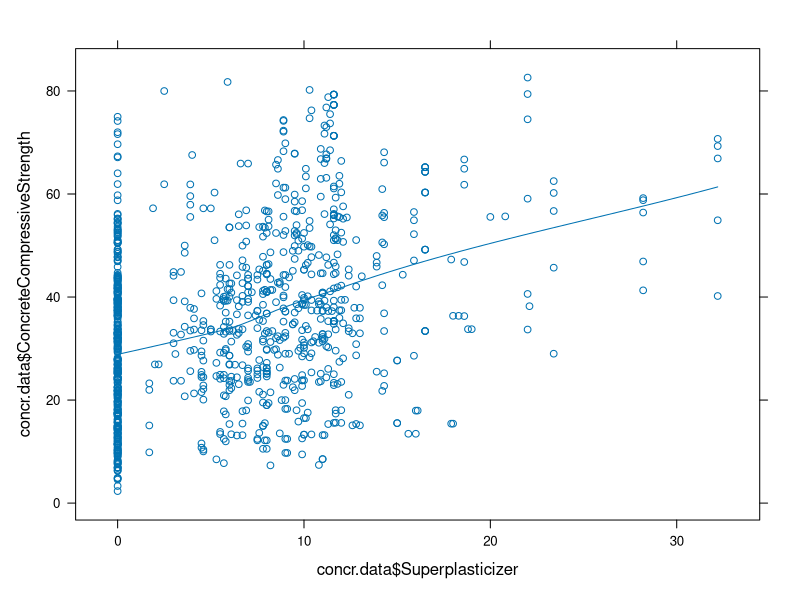
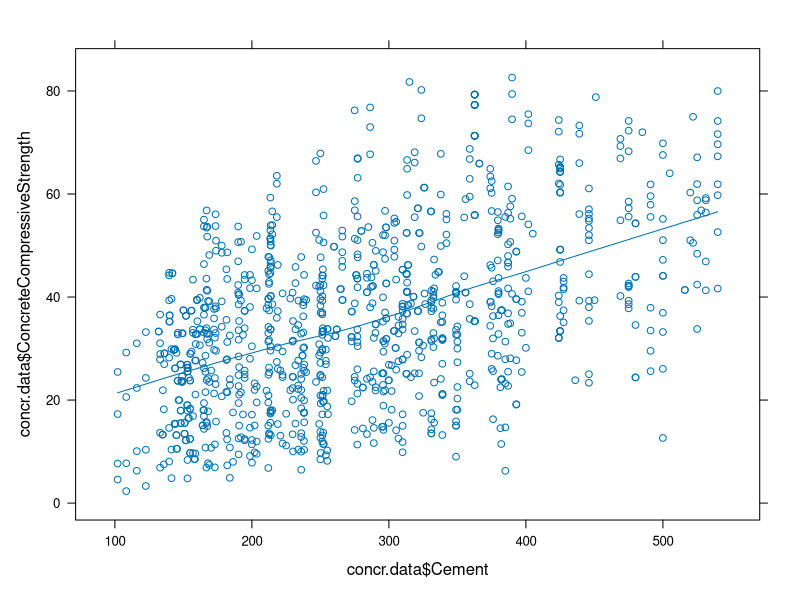
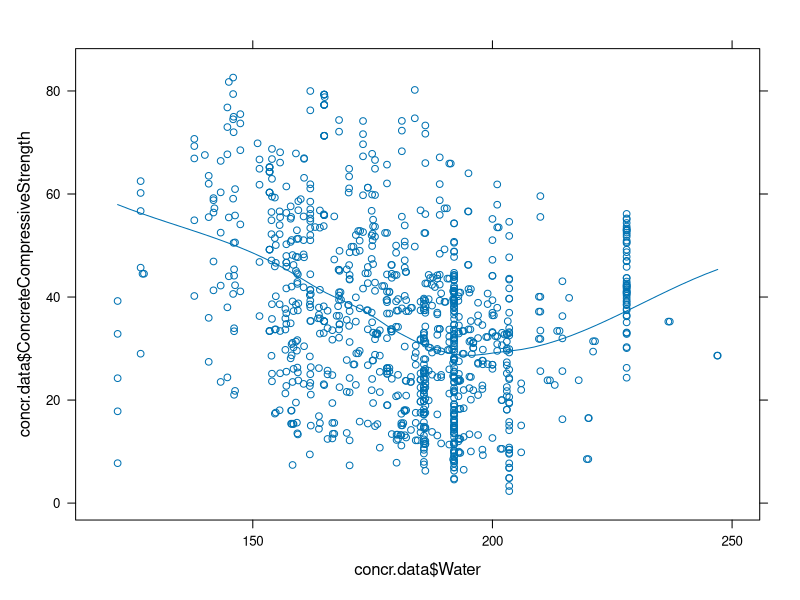
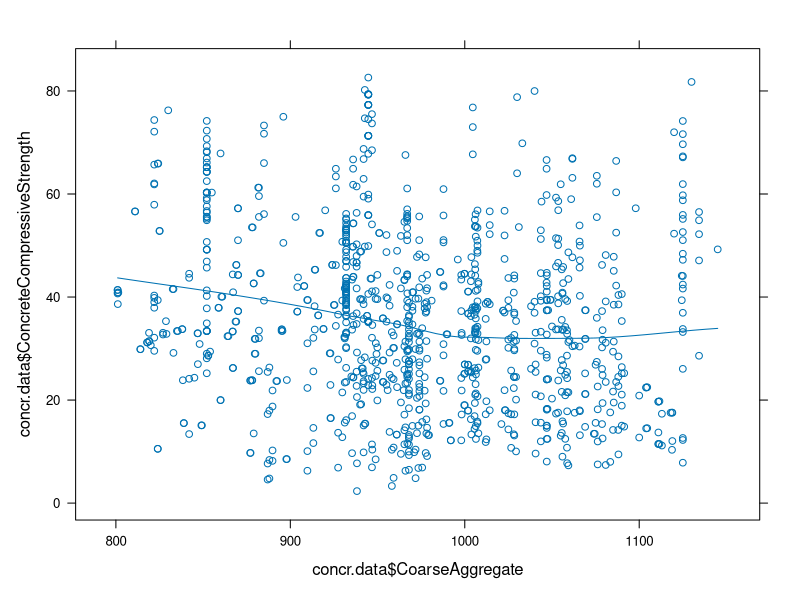
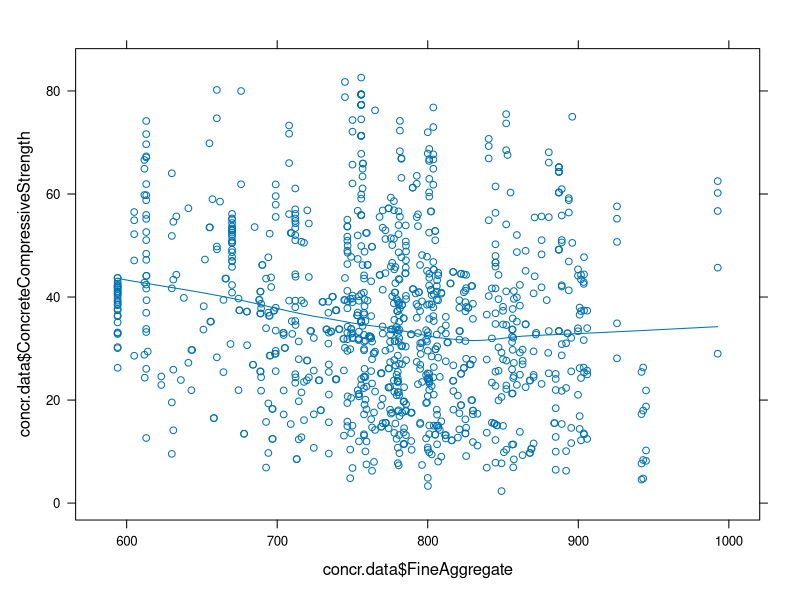
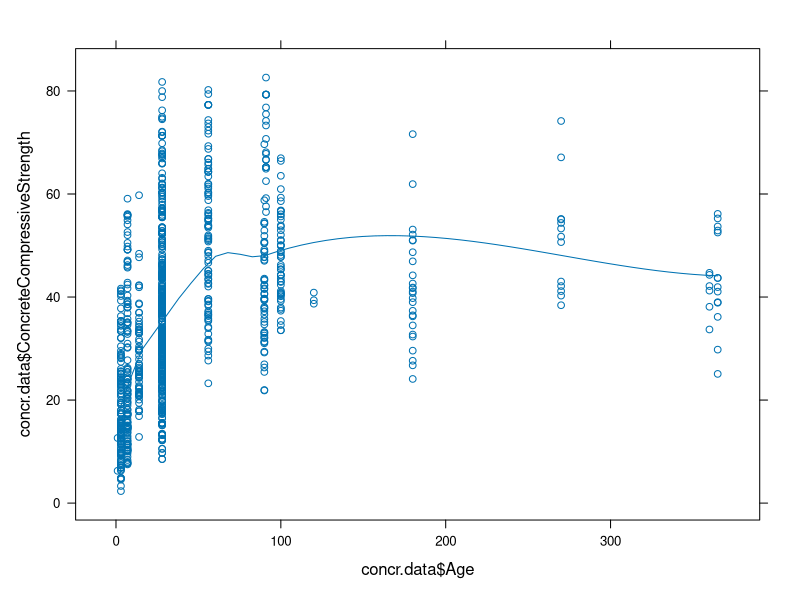
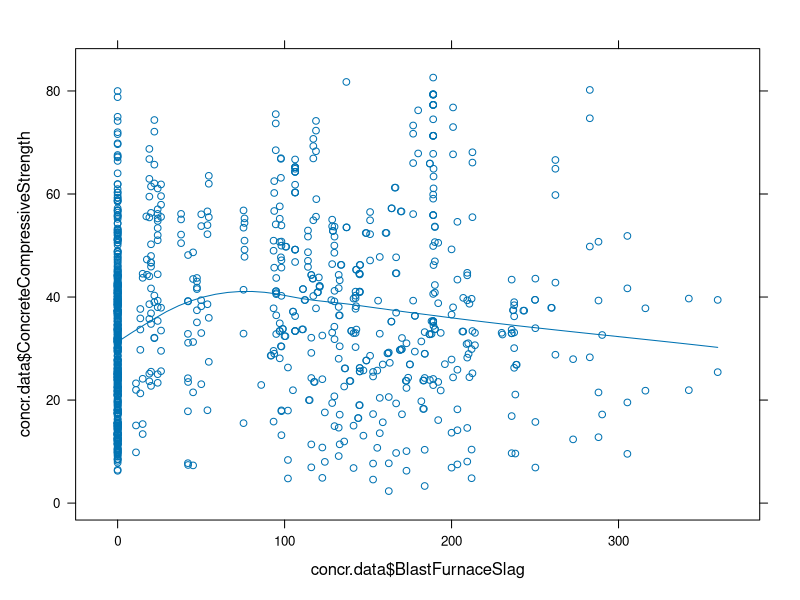
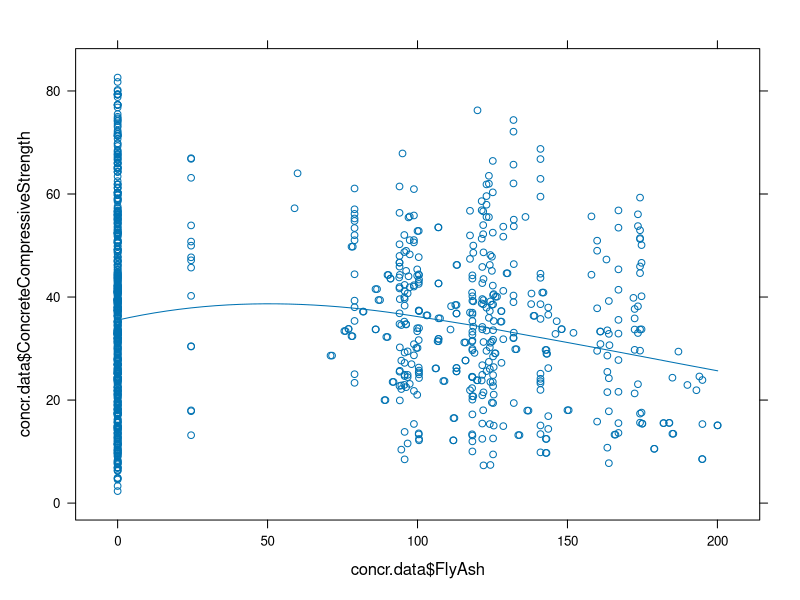

Here is the R script that generated these plots, in order:
## ---- chunk 1
library(lattice)
library(MASS)
library(e1071)
library(latticeExtra)
library(corrplot)

concr.data <- read.csv("data/Concrete_Data.csv", comment.char = "#")
panel <- function(...) {  
  panel.xyplot(...)
  panel.loess(...)
}


## ---- chunk 2
xyplot(concr.data$ConcreteCompressiveStrength ~ concr.data$Superplasticizer, panel=panel)
xyplot(concr.data$ConcreteCompressiveStrength ~ concr.data$Cement, panel=panel)

## ---- chunk 3
xyplot(concr.data$ConcreteCompressiveStrength ~ concr.data$Water, panel=panel)

## ---- chunk 4
xyplot(concr.data$ConcreteCompressiveStrength ~ concr.data$CoarseAggregate, panel=panel)
xyplot(concr.data$ConcreteCompressiveStrength ~ concr.data$FineAggregate, panel=panel)
## ---- chunk 5
xyplot(concr.data$ConcreteCompressiveStrength ~ concr.data$Age, panel=panel)
xyplot(concr.data$ConcreteCompressiveStrength ~ concr.data$BlastFurnaceSlag, panel=panel)
xyplot(concr.data$ConcreteCompressiveStrength ~ concr.data$FlyAsh, panel=panel)
## ---- chunk 6

model1 <- lm(ConcreteCompressiveStrength ~ (.), data=concr.data)
summary(model1)
## ---- chunk 7
corrplot(cor(concr.data))
xyplot(concr.data$Water ~ concr.data$Superplasticizer, panel=panel)
## ---- chunk 8


model1 <- lm(ConcreteCompressiveStrength ~ Cement + Water + BlastFurnaceSlag + FlyAsh + Superplasticizer + Age + Water:Superplasticizer, data=concr.data)
summary(model1)
## ---- chunk 9
marginal.plot(concr.data)
## ---- chunk 10
marginal.plot(log(concr.data$Age))
xyplot(concr.data$ConcreteCompressiveStrength ~ log(concr.data$Age), panel=panel)

## ---- chunk 11
model2 <- lm(ConcreteCompressiveStrength ~ Cement + Water + BlastFurnaceSlag + FlyAsh + Superplasticizer + log(Age) + Water:Superplasticizer, data=concr.data)
summary(model2)
## ---- chunk 12
concr.data$Water.factor <- concr.data$Water < 225
model3 <-lm(ConcreteCompressiveStrength ~ Cement + Water.factor:Water + BlastFurnaceSlag + FlyAsh + Superplasticizer + log(Age) + Water:Superplasticizer, data=concr.data)
summary(model3)
## ---- chunk 13
concr.data$Age.factor <- concr.data$Age < 150
model4 <-lm(ConcreteCompressiveStrength ~ Cement + Water.factor:Water + BlastFurnaceSlag + FlyAsh + Superplasticizer + Age.factor:log(Age) + Water:Superplasticizer, data=concr.data)
summary(model4)
## ---- chunk 14
anova(model1, model2, model3, model4)
## ---- chunk 15
xyplot(residuals(model1) ~ fitted(model1), panel=panel)
xyplot(residuals(model2) ~ fitted(model2), panel=panel)
xyplot(residuals(model3) ~ fitted(model3), panel=panel)
xyplot(residuals(model4) ~ fitted(model4), panel=panel)
## ---- chunk 16

cv <- function(model) { 
  tune(lm, model$call$formula, data = concr.data, tunecontrol = tune.control(sampling = "cross")) 
}
cv(model1)
cv(model2)
cv(model3)
cv(model4)
